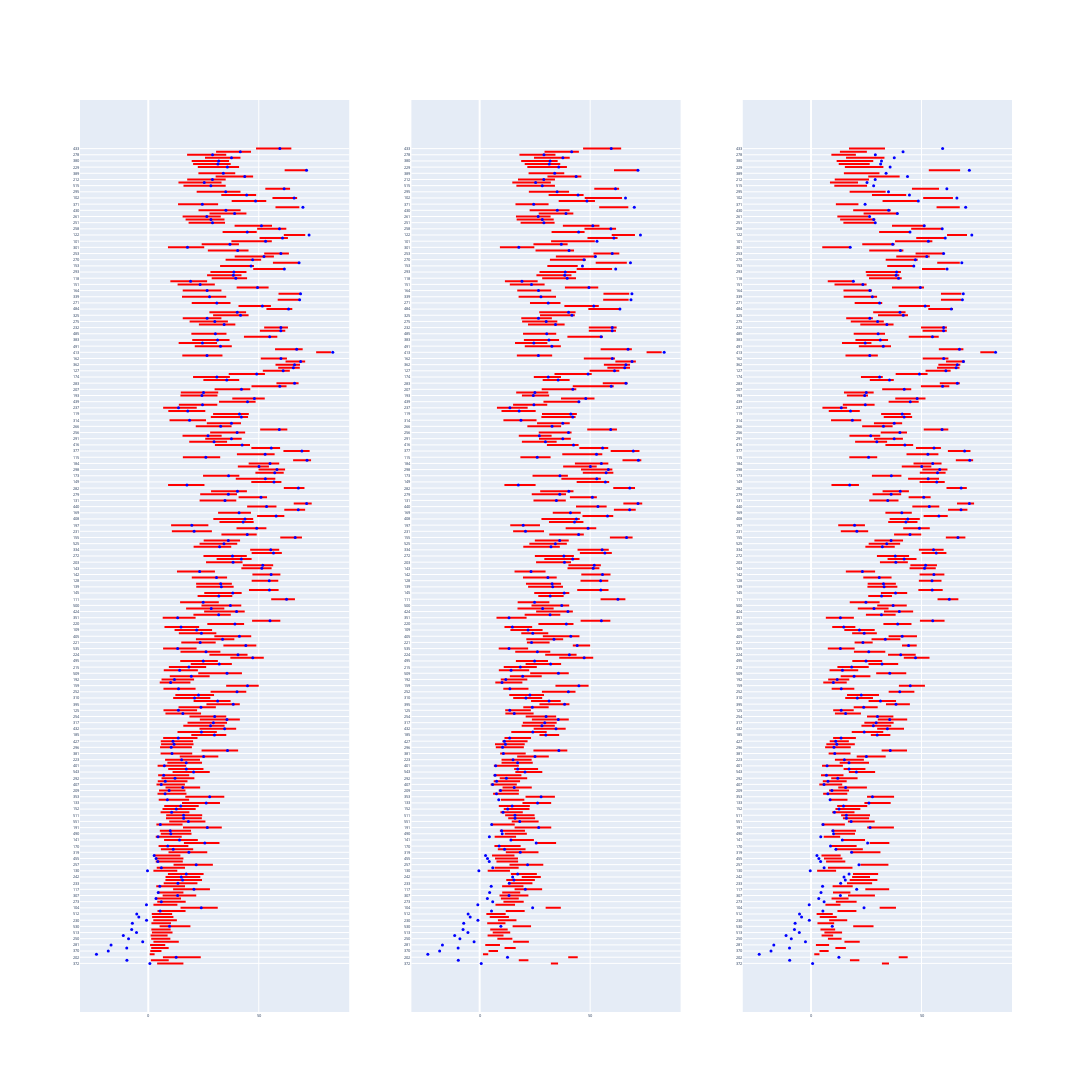

This figure's notebook cell:
### Code cell
# Adding 2nd day massively reduces the AR compared to examples with low ecFEV1

import plotly.graph_objects as go

fig = make_subplots(1, 3)

def plot_dumbell_for_df(fig, df, measures, col):
    # For measure[0]
    mask = df["measure"] == measures[0]
    for id in df[mask]["ID"].unique():
        mask_id = df["ID"] == id
        # Add mask
        mask_final = mask_id & mask
        fig.add_trace(
            go.Scatter(
                x=df[mask_final]["value"],
                y=df[mask_final]["ID"],
                mode="lines",
                name=measures[0],
                marker=dict(size=3, color="red"),
            ),
            row=1,
            col=col,
        )
    # For measure[1]
    mask = df["measure"] == measures[1]
    fig.add_trace(
        go.Scatter(
            x=df[mask]["value"],
            y=df[mask]["ID"],
            mode="markers",
            name=measures[1],
            marker=dict(size=3, color="blue"),
        ),
        row=1,
        col=col,
    )
        
plot_dumbell_for_df(fig, df_ar_fev1_o2, ["Mean AR_fev1_o2 dist", "Mean AR_ecFEV1%"], 1)
plot_dumbell_for_df(fig, df_ar_fev1_o2_2d, ["Mean AR_fev1_o2_2d dist", "Mean AR_ecFEV1%"], 2)
plot_dumbell_for_df(fig, df_ar_fev1_o2_fef2575_2d, ["Mean AR_fev1_o2_fef2575_2d dist", "Mean AR_ecFEV1%"], 3)

fig.update_layout(height=1800, width=1100, font=dict(size=4), showlegend=False)
fig.show()

# On this plot, if a person is very sick, it's best fev1 measurement will contain a lot of inflammatory markers (sputum, airway wall inflammation).
# The sicker the person,the more underestimated the AR pred is because the maximum FEV1 blown is not healthy.
# Let's add the FEF25-75.

# 60% of data falls within red band

# TODO: add vertical lines corresponding to key AR values

# Longitudinal AR profile on the web app
